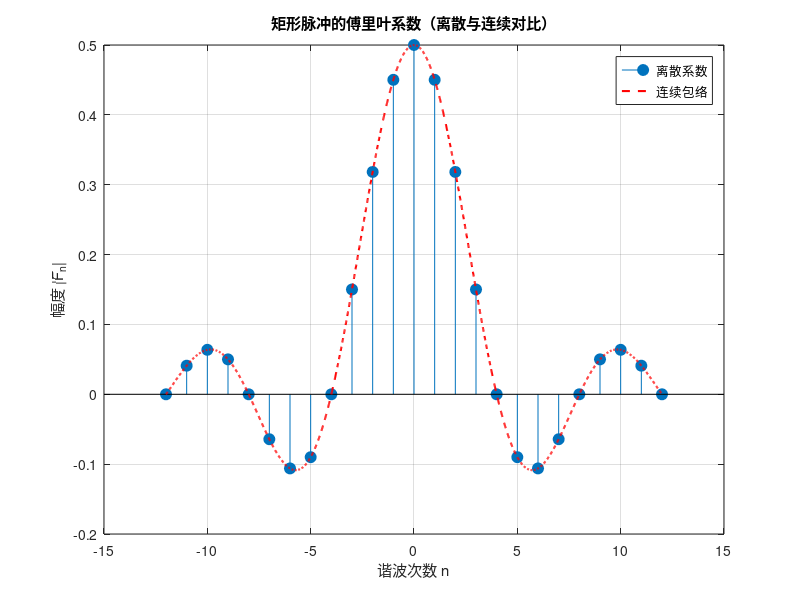

The MATLAB source for this figure:
n = -12:12;
E = 1;
ta = 0.5;         % 脉冲宽度
T = 2*ta;         % 周期 = 2倍脉冲宽度 (修正点)
w = 2*pi/T;       % 角频率公式修正 (补充解释见下文)

% 计算傅里叶系数
fn = (E*ta/T) * sinc(w*ta*n/2/(2*pi));  % sinc参数归一化修正

% 可视化
stem(n, fn, 'filled', 'MarkerSize', 8);
hold on;

k = -12:0.01:12;

%f=abs(E*ta/T)*sinc(w*ta*k/2);
f =  abs(E*ta/T) * (sinc(w*ta*k/2/(2*pi))); % 连续包络
plot(k, f, 'r--', 'LineWidth', 1.5);

% 图形标注
title('矩形脉冲的傅里叶系数（离散与连续对比）');
xlabel('谐波次数 n'); 
ylabel('幅度 |F_n|');
legend('离散系数', '连续包络');
grid on;
